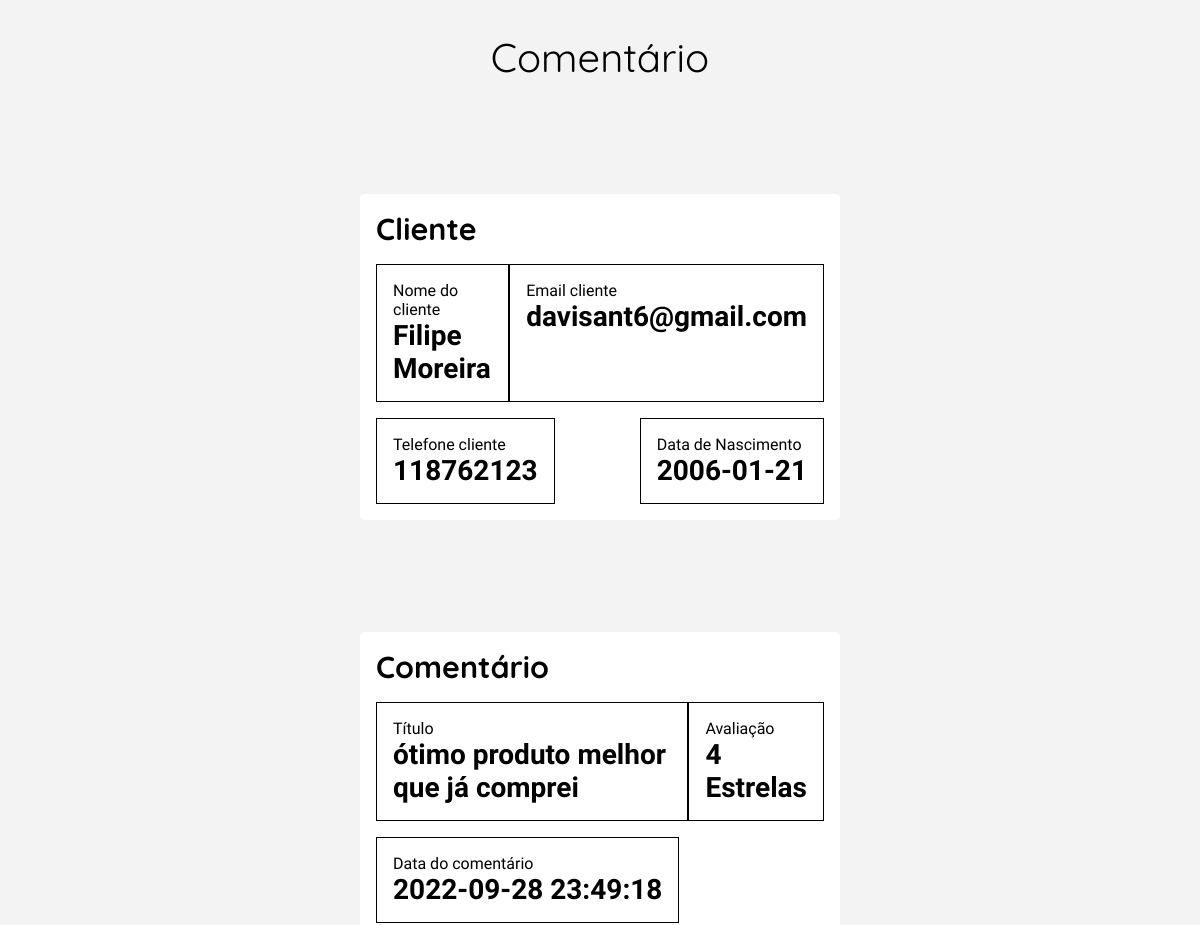
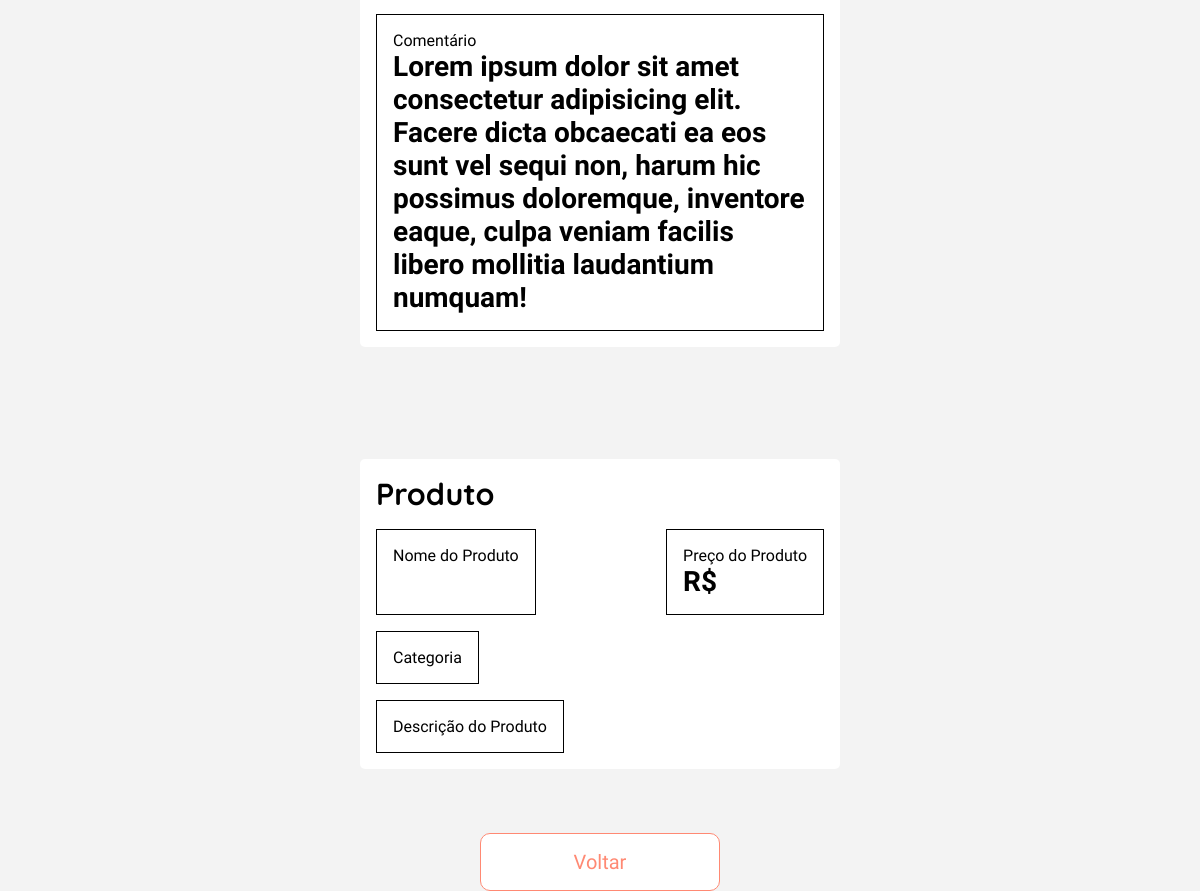
Page /view/DetailsComentarios.php?id=1 on the committed database (2 pictures, top to bottom).
### tables this page shows
CREATE TABLE user_cliente(
	id_cliente INT AUTO_INCREMENT NOT NULL PRIMARY KEY,
	nome_cliente VARCHAR(300) NOT NULL COMMENT 'nome do cliente',
	email_cliente VARCHAR(300) NOT NULL COMMENT 'email do cliente',
	cpf_cliente VARCHAR(18) NOT NULL COMMENT 'cpf do cliente',
	telefone_cliente VARCHAR(18) NOT NULL COMMENT 'telefone do cliente',
	genero_cliente int(1) NOT NULL COMMENT '1 - feminino; 0 - masculino; 2 - não informar',
	senha_cliente VARCHAR(256) NOT NULL COMMENT 'senha em sha256',
	data_nasc_cliente DATE NOT NULL COMMENT 'data de nascimente',
	data_reg_cliente DATETIME DEFAULT CURRENT_TIMESTAMP NOT NULL COMMENT 'data e hora do registro',
	status INT(1) NOT NULL COMMENT '1 - ativo; 0 - inativo'
);

CREATE TABLE user_avaliacao(
	id_avaliacao INT AUTO_INCREMENT NOT NULL PRIMARY KEY,
	id_produto INT NOT NULL,
	id_cliente INT NOT NULL,
	nota_avaliacao int(1) NOT NULL COMMENT 'avaliação de 1 - 5',
	titulo_avaliacao VARCHAR(300) NOT NULL,
	descricao VARCHAR(900) NOT NULL,
	data_avaliacao DATETIME DEFAULT CURRENT_TIMESTAMP NOT NULL  COMMENT 'data e hora do registro',
	status INT(1) NOT NULL COMMENT '1 - ativo; 0 - inativo',

	FOREIGN KEY ( id_produto ) REFERENCES user_produto( id_produto ),
	FOREIGN KEY ( id_cliente ) REFERENCES user_cliente( id_cliente )
);

### model/conexao.class.php (called while the page is built, shortened)
<?php
class Conexao{
    public function __construct(){
        try{
            $this->pdo = new PDO("mysql:dbname=2ucase_bd3;host=localhost","root","");
        }catch(PDOException $e){
            echo "Erro com banco de dados: " . $e->getMessage() . "<br>";
            exit();
        }catch(Exception $e){
            echo "Erro generico: " . $e->getMessage() . "<br>";
            exit();
        }
    }
}
?>

### model/Manager.class.php (called while the page is built, shortened)
<?php
require_once 'Conexao.class.php';
class Manager extends Conexao {
    public function getInfo($table, $columnName, $id) {
		$sql = "SELECT * FROM $table WHERE {$columnName} = :id";
		$statement = $this->pdo->prepare($sql);
		$statement->bindValue(":id", $id);
		$statement->execute();
		return $statement->fetchAll();
	}
}

### view/DetailsComentarios.php (the view, shortened to what this page needs)
<?php
require_once "../model/Manager.class.php";
$manager = new Manager();
$idComentario = $_REQUEST['id'];
$resultDetailComentario = $manager->getInfo('user_avaliacao', 'id_avaliacao', $idComentario);
$resultDetailCliente = $manager->getInfo('user_cliente', 'id_cliente', $resultDetailComentario[0]['id_cliente']);
$resultDetailProduto = $manager->getInfo('user_produto', 'id_produto', $resultDetailComentario[0]['id_produto']);
?>
<!DOCTYPE html>
<html lang="pt-br">
<head>
    <?php require_once "../config/config.php"; ?>
    <link rel="stylesheet" href="../assets/css/cupons.css">
</head>
<body id="body-margin">
    <main class="container-produto">
        <h1>Comentário</h1>
        <article class="info-cliente container-comment">
            <h2>Cliente</h2>
            <div class="row-nome-email rows-comentarios">
                <label>Nome do cliente
                    <h3><?= $resultDetailCliente[0]['nome_cliente'] ?></h3>
                </label>
                <label>Email cliente
                    <h3><?= $resultDetailCliente[0]['email_cliente'] ?></h3>
                </label>
            </div>
            <div class="row-phone-birth rows-comentarios">
                <label>Telefone cliente
                    <h3><?= $resultDetailCliente[0]['telefone_cliente'] ?></h3>
                </label>
                <label>Data de Nascimento
                    <h3><?= $resultDetailCliente[0]['data_nasc_cliente'] ?></h3>
                </label>
            </div>
        </article>
        <article class="info-comentario container-comment">
            <h2>Comentário</h2>
            <div class="row-titulo-stars rows-comentarios">
                <label>Título
                    <h3><?= $resultDetailComentario[0]['titulo_avaliacao'] ?></h3>
                </label>
                <label>Avaliação
                    <h3><?= $resultDetailComentario[0]['nota_avaliacao'] ?>  Estrelas</h3>
                </label>
            </div>
            <label>Data do comentário
                <h3><?= $resultDetailComentario[0]['data_avaliacao'] ?></h3>
            </label>
            <label>Comentário
                <h3><?= $resultDetailComentario[0]['descricao'] ?></h3>
            </label>
        </article>
        <article class="info-comentario container-comment">
            <h2>Produto</h2>
            <div class="row-titulo-stars rows-comentarios">
                <label>Nome do Produto
                </label>
                <label>Preço do Produto
                    <h3>R$ <?= $resultDetailProduto[0]['preco_produto'] ?></h3>
                </label>
            </div>
            <label>Categoria
            </label>
            <label>Descrição do Produto
            </label>
        </article>
        <button id="btn-exit" onclick="window.location.href='./ListComentarios.php'">Voltar</button>
    </main>
</body>
</html>

### assets/css/cupons.css (style rules this page uses)
.container-produto { display: flex; flex-direction: column; align-items: center; justify-content: center; gap: 4rem; margin-top: 2rem; }

### view/DetailsComentarios.php (style rules this page uses)
.container-comment { background-color: #fff; padding: 1rem; border-radius: 5px; }
.rows-comentarios { display: flex; width: 100%; justify-content: space-between; }
label { border: 1px solid #000; padding: 1rem; }
.container-comment { display: flex; flex-direction: column; width: 40vw; align-items: flex-start; gap: 1rem; margin-top: 3rem; }

### rows in the picture
user_cliente: nome_cliente "Filipe Moreira", email_cliente "davisant6@gmail.com", telefone_cliente "118762123", data_nasc_cliente "2006-01-21"
user_avaliacao: titulo_avaliacao "ótimo produto melhor que já comprei", nota_avaliacao "4", data_avaliacao "2022-09-28 23:49:18", descricao "Lorem ipsum dolor sit amet consectetur adipisicing elit. Facere dicta obcaecati ea eos sunt vel sequi non, harum hic possimus doloremque, inventore eaque, culpa veniam facilis libero mollitia laudantium numquam!"
